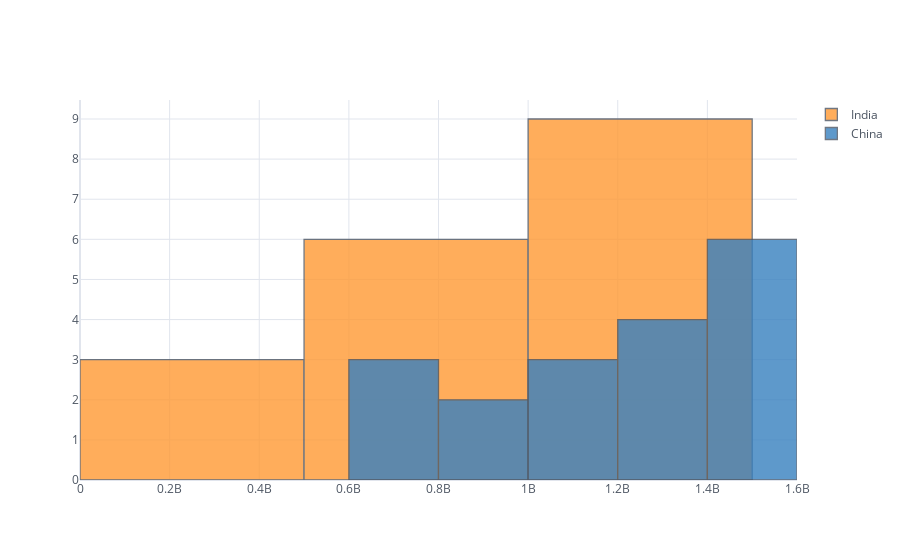

Notebook cell for this chart:
### Code cell
df_population[['India','China']].iplot(kind='hist')

### Figure 1 — Plotly figure (JSON) as saved in the notebook; plotly's stock layout.template omitted (floating-point values rounded to 4 significant figures)
{"data": [{"histfunc": "count", "histnorm": "", "marker": {"color": "rgba(255, 153, 51, 1.0)", "line": {"color": "#4D5663", "width": 1.3}}, "name": "India", "opacity": 0.8, "orientation": "v", "type": "histogram", "x": [409880595, 450547679, 499123324, 555189792, 623102897, 698952844, 784360008, 873277798, 963922588, 1056575549, 1147609927, 1234281170, 1310152403, 1324517249, 1338676785, 1352642280, 1366417754, 1380004385]}, {"histfunc": "count", "histnorm": "", "marker": {"color": "rgba(55, 128, 191, 1.0)", "line": {"color": "#4D5663", "width": 1.3}}, "name": "China", "opacity": 0.8, "orientation": "v", "type": "histogram", "x": [612241554, 660408056, 724218968, 827601394, 926240885, 1000089235, 1075589361, 1176883674, 1240920535, 1290550765, 1330776380, 1368810615, 1406847870, 1414049351, 1421021791, 1427647786, 1433783686, 1439323776]}], "layout": {"autosize": true, "barmode": "overlay", "legend": {"bgcolor": "#FFFFFF", "font": {"color": "#4D5663"}}, "paper_bgcolor": "#FFFFFF", "plot_bgcolor": "#FFFFFF", "title": {"font": {"color": "#4D5663"}}, "xaxis": {"autorange": true, "gridcolor": "#E1E5ED", "range": [-0.5, 1600000000.0], "showgrid": true, "tickfont": {"color": "#4D5663"}, "title": {"font": {"color": "#4D5663"}, "text": ""}, "type": "linear", "zerolinecolor": "#E1E5ED"}, "yaxis": {"autorange": true, "gridcolor": "#E1E5ED", "range": [0, 9.474], "showgrid": true, "tickfont": {"color": "#4D5663"}, "title": {"font": {"color": "#4D5663"}, "text": ""}, "zerolinecolor": "#E1E5ED"}}}
